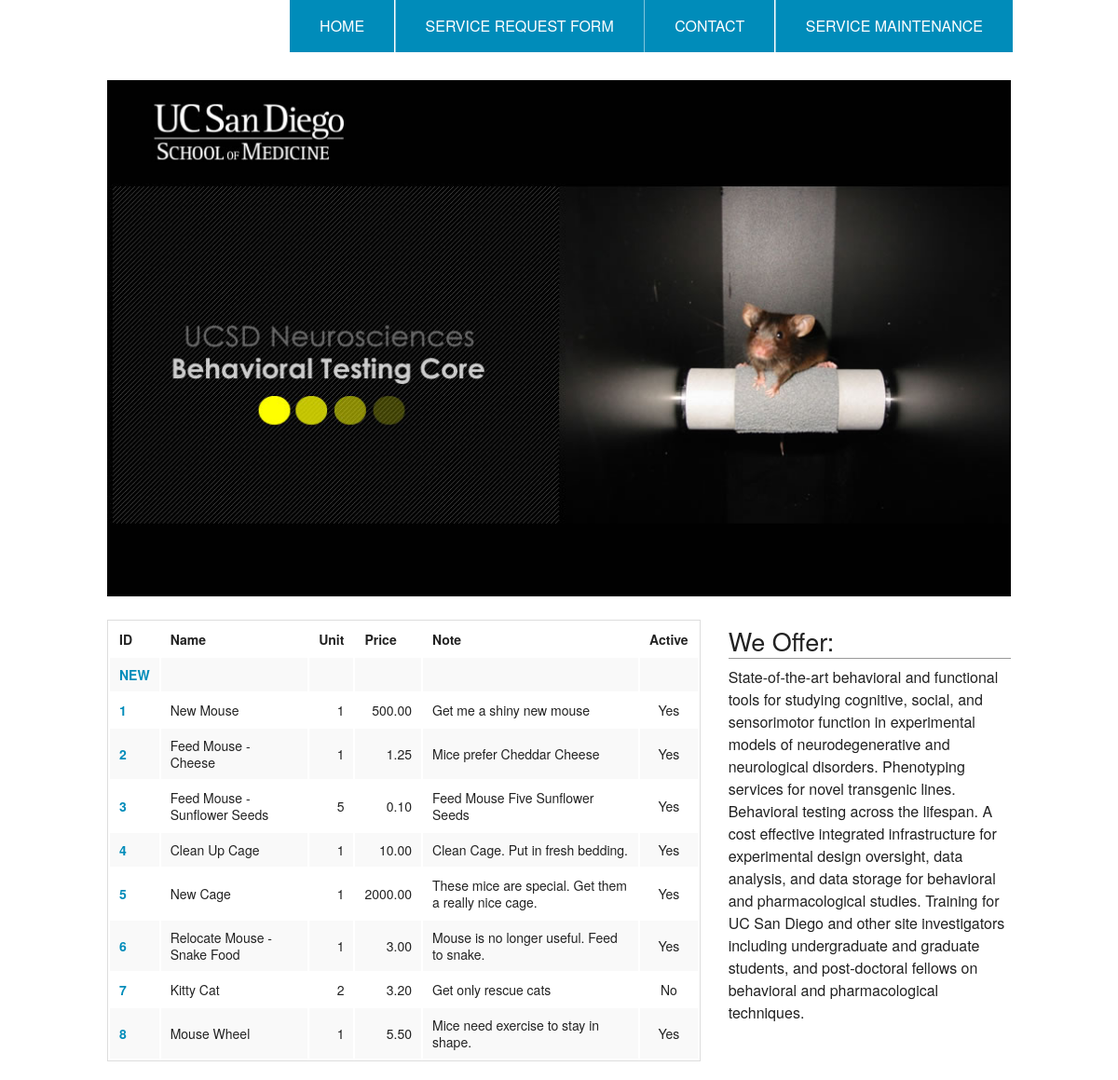
The page /MelMouseProject/services.php on the database its author committed.
### tables this page shows
CREATE TABLE IF NOT EXISTS `service` (
`id` int(11) NOT NULL,
  `name` varchar(255) NOT NULL,
  `unit` int(11) NOT NULL,
  `price` decimal(11,2) NOT NULL,
  `note` text NOT NULL,
  `active` tinyint(11) NOT NULL DEFAULT '1'
);

### MelMouseProject/database.php (called while the page is built, shortened)
<?php
$db = "";
function GetServices($where, $orderBy)
 {
    global $db;
    $data = "";
    try{
        $query ="Select id, name, unit, price, note, case when active = 1 then 'Yes' else 'No' end as active From service " . $where . " " . $orderBy;
        $statement = $db->prepare($query);
        $statement->execute();
        $data = $statement->fetchAll();
    } catch (Exception $ex)
     {
        $err_msg = $ex->getMessage();
        echo "There was an error in GetServices.";
        echo "Error message: " . $err_msg;
        exit();
     }
    return $data;
 }
?>

### MelMouseProject/services.php (the view, shortened to what this page needs)
<?php
include("database.php");
?>
<html>
    <head>
        <link href="styles/main.css" rel="stylesheet" type="text/css"/>
    </head>
    <body>
        <?php include("header.php");?>
        <?php
            $data = GetServices("where 1", "Order by id");
            echo "<table>";
            echo "<tr>";
            echo "<th>ID</th><th>Name</th><th>Unit</th><th>Price</th><th>Note</th><th>Active</th>";
            echo "</tr>";
            echo "<tr>";
            echo "<td><a href='service_maintenance.php?service_id=new'>New</a></td><td></td><td class='align-right'></td><td class='align-right'></td><td></td><td class='align-center'></td>";
            echo "</tr>";
            foreach ($data as $row)
            {
                echo "<tr>";
                echo "<td><a href='service_maintenance.php?service_id={$row['id']}'>{$row['id']}</a></td><td>{$row['name']}</td><td class='align-right'>{$row['unit']}</td><td class='align-right'>{$row['price']}</td><td>{$row['note']}</td><td class='align-center'>{$row['active']}</td>";
                echo "</tr>";
            }
            echo "</table>";
        ?>
        <?php include("footer.php");?>
    </body>
</html>

### MelMouseProject/header.php (shortened to what this page needs)
<!DOCTYPE html>
<html class="no-js" lang="en">
  <head>
		<link href="styles/apps.css" type="text/css" rel="stylesheet">
	</head>
	<body>
		<div class="row" >
			<div class="small-12 columns">
				        <div class="nav-bar right">
						<ul class="button-group">
						<li><a href="index.php" class="button">Home</a></li>
						<li><a href="frame1.php" class="button" >Service Request Form</a></li>
						<li><a href="contact.php" class="button">Contact</a></li>
                                                <li><a href="services.php" class="button">Service Maintenance</a></li>
						</ul>
						</div>
				<div id="banner">
					<img src="images/behavioral.jpg"/>
				</div>
			</div>
</div>
			<div class="row">
			<div class="small-8 columns">

### MelMouseProject/footer.php
</div>
<div class="small-4 columns">
				<h3>We Offer:</h3>
    State-of-the-art behavioral and functional tools for studying cognitive, social, and sensorimotor function in experimental models of neurodegenerative and neurological disorders.
    Phenotyping services for novel transgenic lines.
    Behavioral testing across the lifespan.
    A cost effective integrated infrastructure for experimental design oversight, data analysis, and data storage for behavioral and pharmacological studies.
    Training for UC San Diego and other site investigators including undergraduate and graduate students, and post-doctoral fellows on behavioral and pharmacological techniques.
		</div>
	</div>
	</body>
</html>

### MelMouseProject/styles/main.css (style rules this page uses)
html { overflow-y: scroll; }
body { background:#ffffff; font-size: 12px; color: #666666; font-family:Century Gothic }
ol, ul { list-style: none; margin: 0; }
ul li { margin: 0; padding: 0; }
a, img { outline: none; border:none; color: #000; font-weight: bold; text-transform: uppercase; }
img { display: block; margin-bottom: 10px; }
#banner { float: left; margin-bottom: 15px; width: 100%; }
#banner img { padding-top:10px; width: 100%; }
h3 { color:gray; border-bottom:1px #999999 solid; }
.align-right { text-align: right; }
.align-center { text-align: center; vertical-align: middle; }

### rows shown on the page
service: id "1", name "New Mouse", unit "1", price "500.00", note "Get me a shiny new mouse", active "Yes"
service: id "2", name "Feed Mouse - Cheese", unit "1", price "1.25", note "Mice prefer Cheddar Cheese", active "Yes"
service: id "3", name "Feed Mouse - Sunflower Seeds", unit "5", price "0.10", note "Feed Mouse Five Sunflower Seeds", active "Yes"
service: id "4", name "Clean Up Cage", unit "1", price "10.00", note "Clean Cage. Put in fresh bedding.", active "Yes"
service: id "5", name "New Cage", unit "1", price "2000.00", note "These mice are special. Get them a really nice cage.", active "Yes"
service: id "6", name "Relocate Mouse - Snake Food", unit "1", price "3.00", note "Mouse is no longer useful. Feed to snake.", active "Yes"
service: id "7", name "Kitty Cat", unit "2", price "3.20", note "Get only rescue cats", active "No"
service: id "8", name "Mouse Wheel", unit "1", price "5.50", note "Mice need exercise to stay in shape.", active "Yes"
